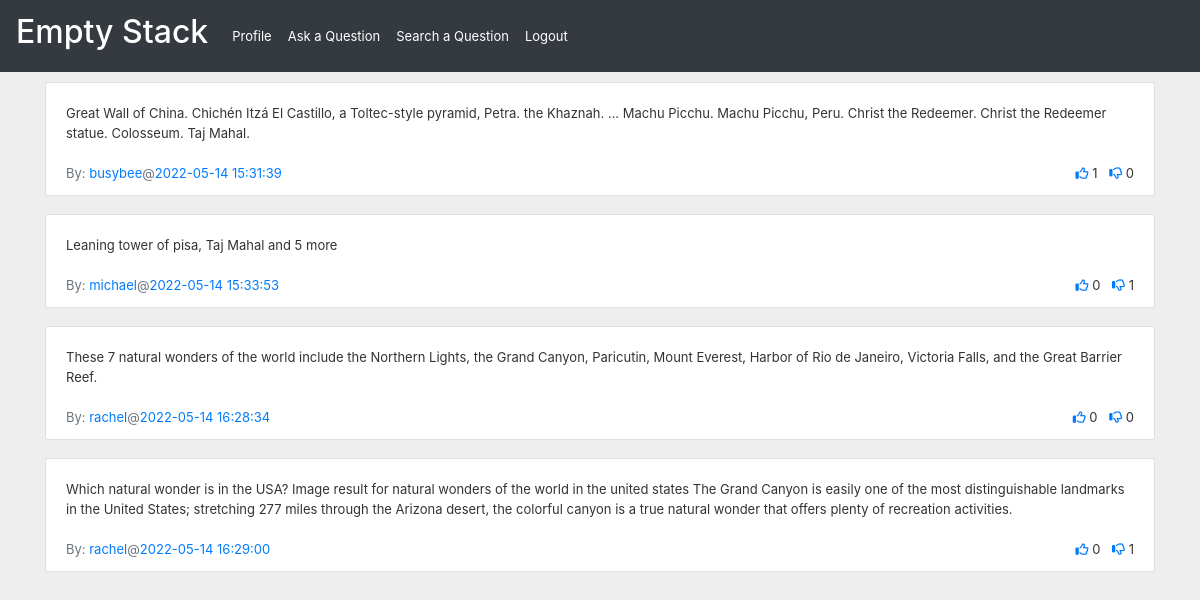
Page /show_answers/9 (signed in) on the committed database.
### app.py (models this page shows)
class Answers(db.Model):
    answerid = db.Column(db.Integer, autoincrement=True, primary_key=True)
    userid = db.Column(db.Integer, ForeignKey(Users.userid))
    answer = db.Column(db.Text)
    questionid = db.Column(db.Integer, ForeignKey(Questions.questionid))
    timeposted = db.Column(db.DateTime, server_default=func.now())
    upvotes = db.Column(db.Integer, default=0)
    downvotes = db.Column(db.Integer, default=0)
    bestanswer = db.Column(db.Boolean, default=False)

class Users(db.Model):
    userid = db.Column(db.Integer, primary_key=True, autoincrement=True)
    username = db.Column(db.String, unique=True)
    firstname = db.Column(db.String)
    lastname = db.Column(db.String)
    email = db.Column(db.String)
    phone = db.Column(db.String)
    profile = db.Column(db.Text)
    rating = db.Column(db.Integer, default=0)
    city = db.Column(db.String)
    state = db.Column(db.String)
    country = db.Column(db.String)

### app.py (the view)
@app.route('/show_answers/<question_id>', methods=['GET', 'POST'])
def show_answers(question_id):
    session['question_id'] = question_id
    question_id = int(question_id)
    answers = Answers.query.filter_by(questionid=question_id).all()
    usernames = []
    list_of_upvotes = []
    list_of_downvotes = []
    for answer in answers:
        user = Users.query.filter_by(userid=answer.userid).first()
        user_upvote = Upvotes.query.filter_by(userid=session.get('userid'), answerid=answer.answerid).first()
        if user_upvote:
            list_of_upvotes.append(True)
        else:
            list_of_upvotes.append(False)
        user_downvote = Downvotes.query.filter_by(userid=session.get('userid'), answerid=answer.answerid).first()
        if user_downvote:
            list_of_downvotes.append(True)
        else:
            list_of_downvotes.append(False)
        usernames.append(user.username)
    question = Questions.query.filter_by(questionid=question_id).first()
    return render_template('answers.html',
                           answers=answers,
                           usernames=usernames,
                           list_of_upvotes=list_of_upvotes,
                           list_of_downvotes=list_of_downvotes,
                           question=question)

### templates/answers.html (shortened to what this page needs)
{% extends "base.html" %}
{% import "bootstrap/wtf.html" as wtf %}
{% block styles %}
    <link rel="stylesheet" href="{{url_for('.static', filename='css/answers.css')}}">
{% endblock %}
{% block content %}
    {% for answer in answers %}
        <div class="container d-flex justify-content-center mt-10">
            {% if list_of_upvotes[loop.index-1] %}
                {% set upvote_icon_class = "fas fa-thumbs-up" %}
            {% else %}
                {% set upvote_icon_class = "far fa-thumbs-up" %}
            {% endif %}
            {% if list_of_downvotes[loop.index-1] %}
                {% set downvote_icon_class = "fas fa-thumbs-down" %}
            {% else %}
                {% set downvote_icon_class = "far fa-thumbs-down" %}
            {% endif %}
            <div class="w-100 overflow-auto order-2 order-md-1">
                <div class="card-group-control card-group-control-right">
                    <div class="card mb-2 w-100">
                        <div class="collapse show" >
                            <div class="card-body">
                                {{ answer.answer }}
                            </div>
                            <div class="card-footer bg-transparent d-sm-flex align-items-sm-center border-top-0 pt-0">
                                <a href="/profile/{{ answer.userid }}">
                                    <span class="text-muted">By: </span><span class="text-primary">{{ usernames[loop.index-1] }}</span>
                                </a>
                                <span class="text-muted">@</span><span class="text-primary">{{ answer.timeposted }}</span>
                                <ul class="list-inline text-nowrap mb-0 ml-auto mt-2 mt-sm-0">
                                    <li class="list-inline-item"><a href="/upvote-answer/{{ answer.answerid }}"><i class="{{ upvote_icon_class }}"></i></a> {{ answer.upvotes }}</li>
                                    <li class="list-inline-item"><a href="/downvote-answer/{{ answer.answerid }}"><i class="{{ downvote_icon_class }}"></i></a> {{ answer.downvotes }}</li>
                                </ul>
                            </div>
                        </div>
                    </div>
                </div>
            </div>
        </div>
    {% endfor %}
{% endblock %}

### static/css/answers.css (style rules this page uses)
body { margin: 0; font-size: .8125rem; font-weight: 400; line-height: 1.5385; color: #333; text-align: left; background-color: #eee; }
.mt-10 { margin-top: 10px; }
a { text-decoration: none !important; }
.card { position: relative; display: -ms-flexbox; display: flex; -ms-flex-direction: column; flex-direction: column; min-width: 0; word-wrap: break-word; background-color: #fff; background-clip: border-box; border: 1px solid rgba(0,0,0,.125); border-radius: .1875rem; }
.w-100 { width: 100%!important; }

### rows in the picture
Answers: answer "Great Wall of China. Chichén Itzá El Castillo, a Toltec-style pyramid, Petra. the Khaznah. ... Machu Picchu. Machu Picchu, Peru. Christ the Redeemer. Christ the Redeemer statue. Colosseum. Taj Mahal.", timeposted "2022-05-14 15:31:39", upvotes "1", downvotes "0"
Users: username "busybee"
Answers: answer "Leaning tower of pisa, Taj Mahal and 5 more", timeposted "2022-05-14 15:33:53", upvotes "0", downvotes "1"
Users: username "michael"
Answers: answer "These 7 natural wonders of the world include the Northern Lights, the Grand Canyon, Paricutin, Mount Everest, Harbor of Rio de Janeiro, Victoria Falls, and the Great Barrier Reef.", timeposted "2022-05-14 16:28:34", upvotes "0", downvotes "0"
Users: username "rachel"
Answers: answer "Which natural wonder is in the USA? Image result for natural wonders of the world in the united states The Grand Canyon is easily one of the most distinguishable landmarks in the United States; stretching 277 miles through the Arizona desert, the colorful canyon is a true natural wonder that offers plenty of recreation activities.", timeposted "2022-05-14 16:29:00", upvotes "0", downvotes "1"
